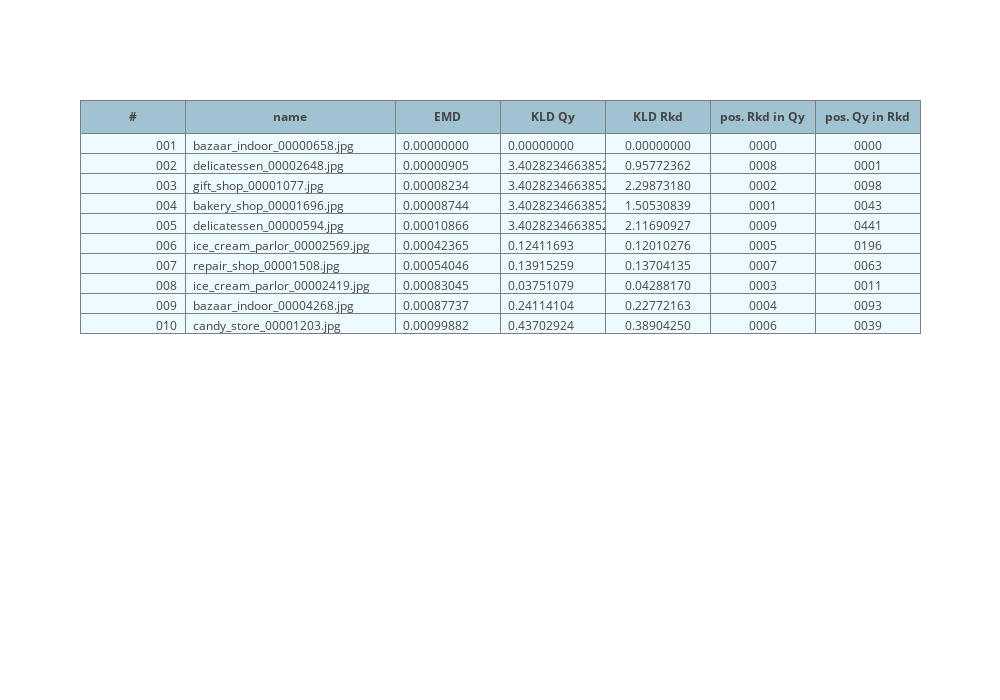

Source (notebook cell):
### Markdown cell above
### EMD sorted
We take the 20 first ranked results and sort them by the EMD of their distribution in comparison to the query's distribution.

The columns are:
* **#**: column number (for reference)
* **name**: object name
* **EMD**: Earth Movers Distance value computed
* **KLD QY**: Kullback-Leibler Dissimilarity value. The Qy suffix indicates that it was computed from the query to the ranked object, since it is assymetric
* **KLD Rkd**: Kullback-Leibler Dissimilarity value. The Rkd suffix indicates that it was computed from the ranked object to the query, since it is assymetric
* **pos. Rkd in Qy**: Position of the ranked object in the query's rank
* **pos. Qy in Rkd**: Position of the query in the ranked object's rank

### Code cell
data.sort(order=('EMD'))

plytable(data, dt['names'])

### Figure 1 — Plotly figure (JSON) as saved in the notebook; plotly's stock layout.template omitted (floating-point values rounded to 4 significant figures)
{"data": [{"cells": {"align": ["right", "left", "left", "left", "center", "center"], "fill": {"color": "#EDFAFF"}, "format": ["03d", null, ".8f", ".8f", ".8f", "04d", "04d"], "line": {"color": "#7D7F80"}, "values": [[1, 2, 3, 4, 5, 6, 7, 8, 9, 10], ["bazaar_indoor_00000658.jpg", "delicatessen_00002648.jpg", "gift_shop_00001077.jpg", "bakery_shop_00001696.jpg", "delicatessen_00000594.jpg", "ice_cream_parlor_00002569.jpg", "repair_shop_00001508.jpg", "ice_cream_parlor_00002419.jpg", "bazaar_indoor_00004268.jpg", "candy_store_00001203.jpg"], [0, 9.052e-06, 8.234e-05, 8.744e-05, 0.0001087, 0.0004236, 0.0005405, 0.0008304, 0.0008774, 0.0009988], [0, 3.403e+38, 3.403e+38, 3.403e+38, 3.403e+38, 0.1241, 0.1392, 0.03751, 0.2411, 0.437], [0, 0.9577, 2.299, 1.505, 2.117, 0.1201, 0.137, 0.04288, 0.2277, 0.389], [0, 8, 2, 1, 9, 5, 7, 3, 4, 6], [0, 1, 98, 43, 441, 196, 63, 11, 93, 39]]}, "columnwidth": [1, 2, 1, 1, 1, 1, 1], "header": {"align": ["center", "center", "center", "center", "center"], "fill": {"color": "#a1c3d1"}, "line": {"color": "#7D7F80"}, "values": ["<b>#</b>", "<b>name</b>", "<b>EMD</b>", "<b>KLD Qy</b>", "<b>KLD Rkd</b>", "<b>pos. Rkd in Qy</b>", "<b>pos. Qy in Rkd</b>"]}, "type": "table"}], "layout": {"height": 700, "width": 1000}}
